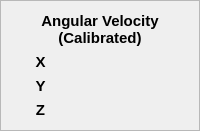
             <widget class="QFrame" name="gyro_calib_frame">
              <property name="sizePolicy">
               <sizepolicy hsizetype="Preferred" vsizetype="Expanding">
                <horstretch>0</horstretch>
                <verstretch>0</verstretch>
               </sizepolicy>
              </property>
              <property name="minimumSize">
               <size>
                <width>160</width>
                <height>0</height>
               </size>
              </property>
              <property name="frameShape">
               <enum>QFrame::StyledPanel</enum>
              </property>
              <property name="frameShadow">
               <enum>QFrame::Raised</enum>
              </property>
              <layout class="QGridLayout" name="gridLayout_10">
               <item row="0" column="0" colspan="3">
                <widget class="QLabel" name="gyro_calib_frame_title">
                 <property name="font">
                  <font>
                   <pointsize>11</pointsize>
                   <weight>75</weight>
                   <bold>true</bold>
                  </font>
                 </property>
                 <property name="text">
                  <string>Angular Velocity
(Calibrated)</string>
                 </property>
                 <property name="alignment">
                  <set>Qt::AlignCenter</set>
                 </property>
                </widget>
               </item>
               <item row="2" column="0">
                <widget class="QLabel" name="gyro_calib_y_text">
                 <property name="font">
                  <font>
                   <pointsize>11</pointsize>
                   <weight>75</weight>
                   <bold>true</bold>
                  </font>
                 </property>
                 <property name="text">
                  <string>Y</string>
                 </property>
                 <property name="alignment">
                  <set>Qt::AlignCenter</set>
                 </property>
                </widget>
               </item>
               <item row="1" column="0">
                <widget class="QLabel" name="gyro_calib_x_text">
                 <property name="font">
                  <font>
                   <pointsize>11</pointsize>
                   <weight>75</weight>
                   <bold>true</bold>
                  </font>
                 </property>
                 <property name="text">
                  <string>X</string>
                 </property>
                 <property name="alignment">
                  <set>Qt::AlignCenter</set>
                 </property>
                </widget>
               </item>
               <item row="3" column="0">
                <widget class="QLabel" name="gyro_calib_z_text">
                 <property name="font">
                  <font>
                   <pointsize>11</pointsize>
                   <weight>75</weight>
                   <bold>true</bold>
                  </font>
                 </property>
                 <property name="text">
                  <string>Z</string>
                 </property>
                 <property name="alignment">
                  <set>Qt::AlignCenter</set>
                 </property>
                </widget>
               </item>
               <item row="3" column="1" colspan="2">
                <widget class="QLabel" name="gyro_calib_z_value">
                 <property name="font">
                  <font>
                   <pointsize>12</pointsize>
                  </font>
                 </property>
                 <property name="text">
                  <string>&lt;value&gt;</string>
                 </property>
                 <property name="alignment">
                  <set>Qt::AlignCenter</set>
                 </property>
                </widget>
               </item>
               <item row="2" column="1" colspan="2">
                <widget class="QLabel" name="gyro_calib_y_value">
                 <property name="font">
                  <font>
                   <pointsize>12</pointsize>
                  </font>
                 </property>
                 <property name="text">
                  <string>&lt;value&gt;</string>
                 </property>
                 <property name="alignment">
                  <set>Qt::AlignCenter</set>
                 </property>
                </widget>
               </item>
               <item row="1" column="1" colspan="2">
                <widget class="QLabel" name="gyro_calib_x_value">
                 <property name="font">
                  <font>
                   <pointsize>12</pointsize>
                  </font>
                 </property>
                 <property name="text">
                  <string>&lt;value&gt;</string>
                 </property>
                 <property name="alignment">
                  <set>Qt::AlignCenter</set>
                 </property>
                </widget>
               </item>
              </layout>
             </widget>
